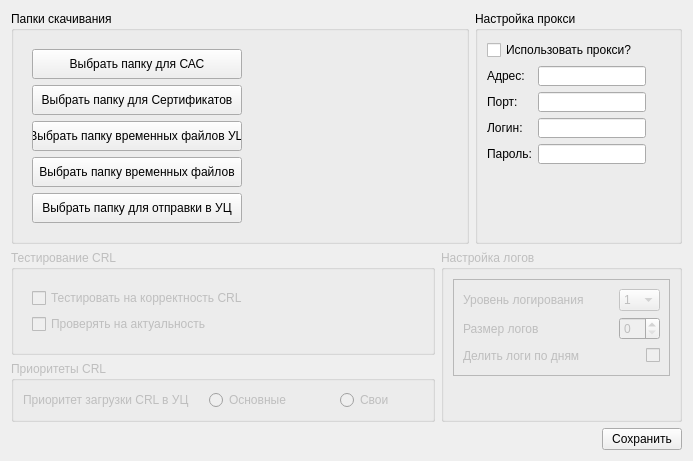
          <widget class="QWidget" name="tab_12">
           <attribute name="title">
            <string>Дополнительное</string>
           </attribute>
           <layout class="QVBoxLayout" name="verticalLayout_40">
            <item>
             <layout class="QVBoxLayout" name="verticalLayout_39">
              <item>
               <layout class="QHBoxLayout" name="horizontalLayout_15">
                <item>
                 <layout class="QVBoxLayout" name="verticalLayout_42">
                  <item>
                   <widget class="QGroupBox" name="groupBox_4">
                    <property name="title">
                     <string>Папки скачивания</string>
                    </property>
                    <layout class="QVBoxLayout" name="verticalLayout_46">
                     <item alignment="Qt::AlignLeft|Qt::AlignTop">
                      <widget class="QFrame" name="frame_24">
                       <property name="frameShape">
                        <enum>QFrame::NoFrame</enum>
                       </property>
                       <property name="frameShadow">
                        <enum>QFrame::Raised</enum>
                       </property>
                       <layout class="QVBoxLayout" name="verticalLayout_96">
                        <item>
                         <layout class="QVBoxLayout" name="verticalLayout_45">
                          <item>
                           <layout class="QHBoxLayout" name="horizontalLayout_21">
                            <item>
                             <widget class="QPushButton" name="pushButton_18">
                              <property name="minimumSize">
                               <size>
                                <width>210</width>
                                <height>30</height>
                               </size>
                              </property>
                              <property name="maximumSize">
                               <size>
                                <width>210</width>
                                <height>16777215</height>
                               </size>
                              </property>
                              <property name="text">
                               <string>Выбрать папку для САС</string>
                              </property>
                             </widget>
                            </item>
                            <item>
                             <widget class="QLabel" name="label_13">
                              <property name="minimumSize">
                               <size>
                                <width>200</width>
                                <height>0</height>
                               </size>
                              </property>
                              <property name="text">
                               <string/>
                              </property>
                             </widget>
                            </item>
                           </layout>
                          </item>
                          <item>
                           <layout class="QHBoxLayout" name="horizontalLayout_20">
                            <item>
                             <widget class="QPushButton" name="pushButton_17">
                              <property name="minimumSize">
                               <size>
                                <width>210</width>
                                <height>30</height>
                               </size>
                              </property>
                              <property name="maximumSize">
                               <size>
                                <width>210</width>
                                <height>16777215</height>
                               </size>
                              </property>
                              <property name="text">
                               <string>Выбрать папку для Сертификатов</string>
                              </property>
                             </widget>
                            </item>
                            <item>
                             <widget class="QLabel" name="label_12">
                              <property name="minimumSize">
                               <size>
                                <width>200</width>
                                <height>0</height>
                               </size>
                              </property>
                              <property name="text">
                               <string/>
                              </property>
                             </widget>
                            </item>
                           </layout>
                          </item>
                          <item>
                           <layout class="QHBoxLayout" name="horizontalLayout_19">
                            <item>
                             <widget class="QPushButton" name="pushButton_16">
                              <property name="minimumSize">
                               <size>
                                <width>210</width>
                                <height>30</height>
                               </size>
                              </property>
                              <property name="maximumSize">
                               <size>
                                <width>210</width>
                                <height>16777215</height>
                               </size>
                              </property>
                              <property name="text">
                               <string>Выбрать папку временных файлов УЦ</string>
                              </property>
                             </widget>
                            </item>
                            <item>
                             <widget class="QLabel" name="label_11">
                              <property name="minimumSize">
                               <size>
                                <width>200</width>
                                <height>0</height>
                               </size>
                              </property>
                              <property name="text">
                               <string/>
                              </property>
                             </widget>
                            </item>
                           </layout>
                          </item>
                          <item>
                           <layout class="QHBoxLayout" name="horizontalLayout_18">
                            <item>
                             <widget class="QPushButton" name="pushButton_15">
                              <property name="minimumSize">
                               <size>
                                <width>210</width>
                                <height>30</height>
                               </size>
                              </property>
                              <property name="maximumSize">
                               <size>
                                <width>210</width>
                                <height>16777215</height>
                               </size>
                              </property>
                              <property name="text">
                               <string>Выбрать папку временных файлов</string>
                              </property>
                             </widget>
                            </item>
                            <item>
                             <widget class="QLabel" name="label_10">
                              <property name="minimumSize">
                               <size>
                                <width>200</width>
                                <height>0</height>
                               </size>
                              </property>
                              <property name="text">
                               <string/>
                              </property>
                             </widget>
                            </item>
                           </layout>
                          </item>
                          <item>
                           <layout class="QHBoxLayout" name="horizontalLayout_17">
                            <item>
                             <widget class="QPushButton" name="pushButton_14">
                              <property name="minimumSize">
                               <size>
                                <width>210</width>
                                <height>30</height>
                               </size>
                              </property>
                              <property name="maximumSize">
                               <size>
                                <width>210</width>
                                <height>16777215</height>
                               </size>
                              </property>
                              <property name="text">
                               <string>Выбрать папку для отправки в УЦ</string>
                              </property>
                             </widget>
                            </item>
                            <item>
                             <widget class="QLabel" name="label_9">
                              <property name="minimumSize">
                               <size>
                                <width>200</width>
                                <height>0</height>
                               </size>
                              </property>
                              <property name="text">
                               <string/>
                              </property>
                             </widget>
                            </item>
                           </layout>
                          </item>
                         </layout>
                        </item>
                       </layout>
                      </widget>
                     </item>
                    </layout>
                   </widget>
                  </item>
                 </layout>
                </item>
                <item>
                 <layout class="QVBoxLayout" name="verticalLayout_41">
                  <item>
                   <widget class="QGroupBox" name="groupBox_7">
                    <property name="title">
                     <string>Настройка прокси</string>
                    </property>
                    <layout class="QVBoxLayout" name="verticalLayout_52">
                     <item alignment="Qt::AlignLeft|Qt::AlignTop">
                      <widget class="QFrame" name="frame_26">
                       <property name="frameShape">
                        <enum>QFrame::NoFrame</enum>
                       </property>
                       <property name="frameShadow">
                        <enum>QFrame::Raised</enum>
                       </property>
                       <layout class="QVBoxLayout" name="verticalLayout_99">
                        <property name="leftMargin">
                         <number>0</number>
                        </property>
                        <property name="topMargin">
                         <number>0</number>
                        </property>
                        <property name="rightMargin">
                         <number>0</number>
                        </property>
                        <property name="bottomMargin">
                         <number>0</number>
                        </property>
                        <item>
                         <layout class="QVBoxLayout" name="verticalLayout_51">
                          <item>
                           <layout class="QHBoxLayout" name="horizontalLayout_27">
                            <item>
                             <widget class="QCheckBox" name="checkBox">
                              <property name="maximumSize">
                               <size>
                                <width>200</width>
                                <height>16777215</height>
                               </size>
                              </property>
                              <property name="text">
                               <string>Использовать прокси?</string>
                              </property>
                             </widget>
                            </item>
                           </layout>
                          </item>
                          <item>
                           <layout class="QHBoxLayout" name="horizontalLayout_26">
                            <item>
                             <widget class="QLabel" name="label_16">
                              <property name="maximumSize">
                               <size>
                                <width>50</width>
                                <height>16777215</height>
                               </size>
                              </property>
                              <property name="text">
                               <string>Адрес:</string>
                              </property>
                             </widget>
                            </item>
                            <item>
                             <widget class="QLineEdit" name="lineEdit_7">
                              <property name="sizePolicy">
                               <sizepolicy hsizetype="Fixed" vsizetype="Fixed">
                                <horstretch>0</horstretch>
                                <verstretch>0</verstretch>
                               </sizepolicy>
                              </property>
                              <property name="maximumSize">
                               <size>
                                <width>200</width>
                                <height>20</height>
                               </size>
                              </property>
                             </widget>
                            </item>
                           </layout>
                          </item>
                          <item>
                           <layout class="QHBoxLayout" name="horizontalLayout_25">
                            <item>
                             <widget class="QLabel" name="label_17">
                              <property name="maximumSize">
                               <size>
                                <width>50</width>
                                <height>16777215</height>
                               </size>
                              </property>
                              <property name="text">
                               <string>Порт:</string>
                              </property>
                             </widget>
                            </item>
                            <item>
                             <widget class="QLineEdit" name="lineEdit_8">
                              <property name="sizePolicy">
                               <sizepolicy hsizetype="Fixed" vsizetype="Fixed">
                                <horstretch>0</horstretch>
                                <verstretch>0</verstretch>
                               </sizepolicy>
                              </property>
                              <property name="maximumSize">
                               <size>
                                <width>200</width>
                                <height>20</height>
                               </size>
                              </property>
                             </widget>
                            </item>
                           </layout>
                          </item>
                          <item>
                           <layout class="QHBoxLayout" name="horizontalLayout_24">
                            <item>
                             <widget class="QLabel" name="label_18">
                              <property name="maximumSize">
                               <size>
                                <width>50</width>
                                <height>16777215</height>
                               </size>
                              </property>
                              <property name="text">
                               <string>Логин:</string>
                              </property>
                             </widget>
                            </item>
                            <item>
                             <widget class="QLineEdit" name="lineEdit_9">
                              <property name="sizePolicy">
                               <sizepolicy hsizetype="Fixed" vsizetype="Fixed">
                                <horstretch>0</horstretch>
                                <verstretch>0</verstretch>
                               </sizepolicy>
                              </property>
                              <property name="maximumSize">
                               <size>
                                <width>200</width>
                                <height>20</height>
                               </size>
                              </property>
                             </widget>
                            </item>
                           </layout>
                          </item>
                          <item>
                           <layout class="QHBoxLayout" name="horizontalLayout_23">
                            <item>
                             <widget class="QLabel" name="label_19">
                              <property name="maximumSize">
                               <size>
                                <width>50</width>
                                <height>16777215</height>
                               </size>
                              </property>
                              <property name="text">
                               <string>Пароль:</string>
                              </property>
                             </widget>
                            </item>
                            <item>
                             <widget class="QLineEdit" name="lineEdit_10">
                              <property name="sizePolicy">
                               <sizepolicy hsizetype="Fixed" vsizetype="Fixed">
                                <horstretch>0</horstretch>
                                <verstretch>0</verstretch>
                               </sizepolicy>
                              </property>
                              <property name="maximumSize">
                               <size>
                                <width>200</width>
                                <height>20</height>
                               </size>
                              </property>
                             </widget>
                            </item>
                           </layout>
                          </item>
                         </layout>
                        </item>
                       </layout>
                      </widget>
                     </item>
                    </layout>
                   </widget>
                  </item>
                 </layout>
                </item>
               </layout>
              </item>
              <item>
               <layout class="QHBoxLayout" name="horizontalLayout_16">
                <item>
                 <layout class="QVBoxLayout" name="verticalLayout_44">
                  <item>
                   <widget class="QGroupBox" name="groupBox_5">
                    <property name="enabled">
                     <bool>false</bool>
                    </property>
                    <property name="title">
                     <string>Тестирование CRL</string>
                    </property>
                    <layout class="QVBoxLayout" name="verticalLayout_50">
                     <item alignment="Qt::AlignLeft|Qt::AlignTop">
                      <widget class="QFrame" name="frame_25">
                       <property name="frameShape">
                        <enum>QFrame::NoFrame</enum>
                       </property>
                       <property name="frameShadow">
                        <enum>QFrame::Raised</enum>
                       </property>
                       <layout class="QVBoxLayout" name="verticalLayout_97">
                        <item>
                         <layout class="QVBoxLayout" name="verticalLayout_49">
                          <item>
                           <layout class="QHBoxLayout" name="horizontalLayout_32">
                            <item>
                             <widget class="QCheckBox" name="checkBox_12">
                              <property name="minimumSize">
                               <size>
                                <width>0</width>
                                <height>20</height>
                               </size>
                              </property>
                              <property name="text">
                               <string>Тестировать на корректность CRL</string>
                              </property>
                             </widget>
                            </item>
                           </layout>
                          </item>
                          <item>
                           <layout class="QHBoxLayout" name="horizontalLayout_31">
                            <item>
                             <widget class="QCheckBox" name="checkBox_13">
                              <property name="minimumSize">
                               <size>
                                <width>0</width>
                                <height>20</height>
                               </size>
                              </property>
                              <property name="text">
                               <string>Проверять на актуальность</string>
                              </property>
                             </widget>
                            </item>
                           </layout>
                          </item>
                          <item>
                           <layout class="QHBoxLayout" name="horizontalLayout_30"/>
                          </item>
                          <item>
                           <layout class="QHBoxLayout" name="horizontalLayout_29"/>
                          </item>
                          <item>
                           <layout class="QHBoxLayout" name="horizontalLayout_28"/>
                          </item>
                         </layout>
                        </item>
                       </layout>
                      </widget>
                     </item>
                    </layout>
                   </widget>
                  </item>
                  <item>
                   <widget class="QGroupBox" name="groupBox_6">
                    <property name="enabled">
                     <bool>false</bool>
                    </property>
                    <property name="title">
                     <string>Приоритеты CRL</string>
                    </property>
                    <layout class="QVBoxLayout" name="verticalLayout_48">
                     <item alignment="Qt::AlignLeft|Qt::AlignTop">
                      <widget class="QFrame" name="frame_27">
                       <property name="minimumSize">
                        <size>
                         <width>400</width>
                         <height>0</height>
                        </size>
                       </property>
                       <property name="frameShape">
                        <enum>QFrame::NoFrame</enum>
                       </property>
                       <property name="frameShadow">
                        <enum>QFrame::Raised</enum>
                       </property>
                       <layout class="QVBoxLayout" name="verticalLayout_98">
                        <property name="leftMargin">
                         <number>0</number>
                        </property>
                        <property name="topMargin">
                         <number>0</number>
                        </property>
                        <property name="rightMargin">
                         <number>0</number>
                        </property>
                        <property name="bottomMargin">
                         <number>0</number>
                        </property>
                        <item>
                         <layout class="QVBoxLayout" name="verticalLayout_47">
                          <item>
                           <layout class="QHBoxLayout" name="horizontalLayout_22">
                            <item alignment="Qt::AlignHCenter">
                             <widget class="QLabel" name="label_14">
                              <property name="minimumSize">
                               <size>
                                <width>0</width>
                                <height>20</height>
                               </size>
                              </property>
                              <property name="text">
                               <string>Приоритет загрузки CRL в УЦ</string>
                              </property>
                             </widget>
                            </item>
                            <item alignment="Qt::AlignHCenter">
                             <widget class="QRadioButton" name="radioButton_2">
                              <property name="minimumSize">
                               <size>
                                <width>0</width>
                                <height>20</height>
                               </size>
                              </property>
                              <property name="text">
                               <string>Основные</string>
                              </property>
                             </widget>
                            </item>
                            <item alignment="Qt::AlignHCenter">
                             <widget class="QRadioButton" name="radioButton">
                              <property name="minimumSize">
                               <size>
                                <width>0</width>
                                <height>20</height>
                               </size>
                              </property>
                              <property name="text">
                               <string>Свои</string>
                              </property>
                             </widget>
                            </item>
                           </layout>
                          </item>
                         </layout>
                        </item>
                       </layout>
                      </widget>
                     </item>
                    </layout>
                   </widget>
                  </item>
                 </layout>
                </item>
                <item>
                 <layout class="QVBoxLayout" name="verticalLayout_43">
                  <item>
                   <widget class="QGroupBox" name="groupBox_10">
                    <property name="enabled">
                     <bool>false</bool>
                    </property>
                    <property name="title">
                     <string>Настройка логов</string>
                    </property>
                    <layout class="QVBoxLayout" name="verticalLayout_70">
                     <item alignment="Qt::AlignLeft|Qt::AlignTop">
                      <widget class="QFrame" name="frame_28">
                       <property name="frameShape">
                        <enum>QFrame::StyledPanel</enum>
                       </property>
                       <property name="frameShadow">
                        <enum>QFrame::Raised</enum>
                       </property>
                       <layout class="QVBoxLayout" name="verticalLayout_100">
                        <item>
                         <layout class="QVBoxLayout" name="verticalLayout_66">
                          <item>
                           <layout class="QHBoxLayout" name="horizontalLayout_51">
                            <item>
                             <widget class="QLabel" name="label_26">
                              <property name="minimumSize">
                               <size>
                                <width>150</width>
                                <height>0</height>
                               </size>
                              </property>
                              <property name="text">
                               <string>Уровень логирования</string>
                              </property>
                             </widget>
                            </item>
                            <item>
                             <widget class="QComboBox" name="comboBox">
                              <item>
                               <property name="text">
                                <string>1</string>
                               </property>
                              </item>
                              <item>
                               <property name="text">
                                <string>2</string>
                               </property>
                              </item>
                              <item>
                               <property name="text">
                                <string>3</string>
                               </property>
                              </item>
                              <item>
                               <property name="text">
                                <string>4</string>
                               </property>
                              </item>
                              <item>
                               <property name="text">
                                <string>5</string>
                               </property>
                              </item>
                              <item>
                               <property name="text">
                                <string>6</string>
                               </property>
                              </item>
                              <item>
                               <property name="text">
                                <string>7</string>
                               </property>
                              </item>
                              <item>
                               <property name="text">
                                <string>8</string>
                               </property>
                              </item>
                              <item>
                               <property name="text">
                                <string>9</string>
                               </property>
                              </item>
                             </widget>
                            </item>
                           </layout>
                          </item>
                          <item>
                           <layout class="QHBoxLayout" name="horizontalLayout_52">
                            <item>
                             <widget class="QLabel" name="label_29">
                              <property name="minimumSize">
                               <size>
                                <width>150</width>
                                <height>0</height>
                               </size>
                              </property>
                              <property name="text">
                               <string>Размер логов</string>
                              </property>
                             </widget>
                            </item>
                            <item>
                             <widget class="QSpinBox" name="spinBox"/>
                            </item>
                           </layout>
                          </item>
                          <item>
                           <layout class="QHBoxLayout" name="horizontalLayout_49">
                            <item>
                             <widget class="QLabel" name="label_25">
                              <property name="minimumSize">
                               <size>
                                <width>0</width>
                                <height>20</height>
                               </size>
                              </property>
                              <property name="text">
                               <string>Делить логи по дням</string>
                              </property>
                             </widget>
                            </item>
                            <item>
                             <widget class="QCheckBox" name="checkBox_14">
                              <property name="layoutDirection">
                               <enum>Qt::RightToLeft</enum>
                              </property>
                              <property name="text">
                               <string/>
                              </property>
                             </widget>
                            </item>
                           </layout>
                          </item>
                         </layout>
                        </item>
                       </layout>
                      </widget>
                     </item>
                    </layout>
                   </widget>
                  </item>
                 </layout>
                </item>
               </layout>
              </item>
             </layout>
            </item>
            <item alignment="Qt::AlignRight">
             <widget class="QPushButton" name="pushButton_23">
              <property name="text">
               <string>Сохранить</string>
              </property>
             </widget>
            </item>
           </layout>
          </widget>
